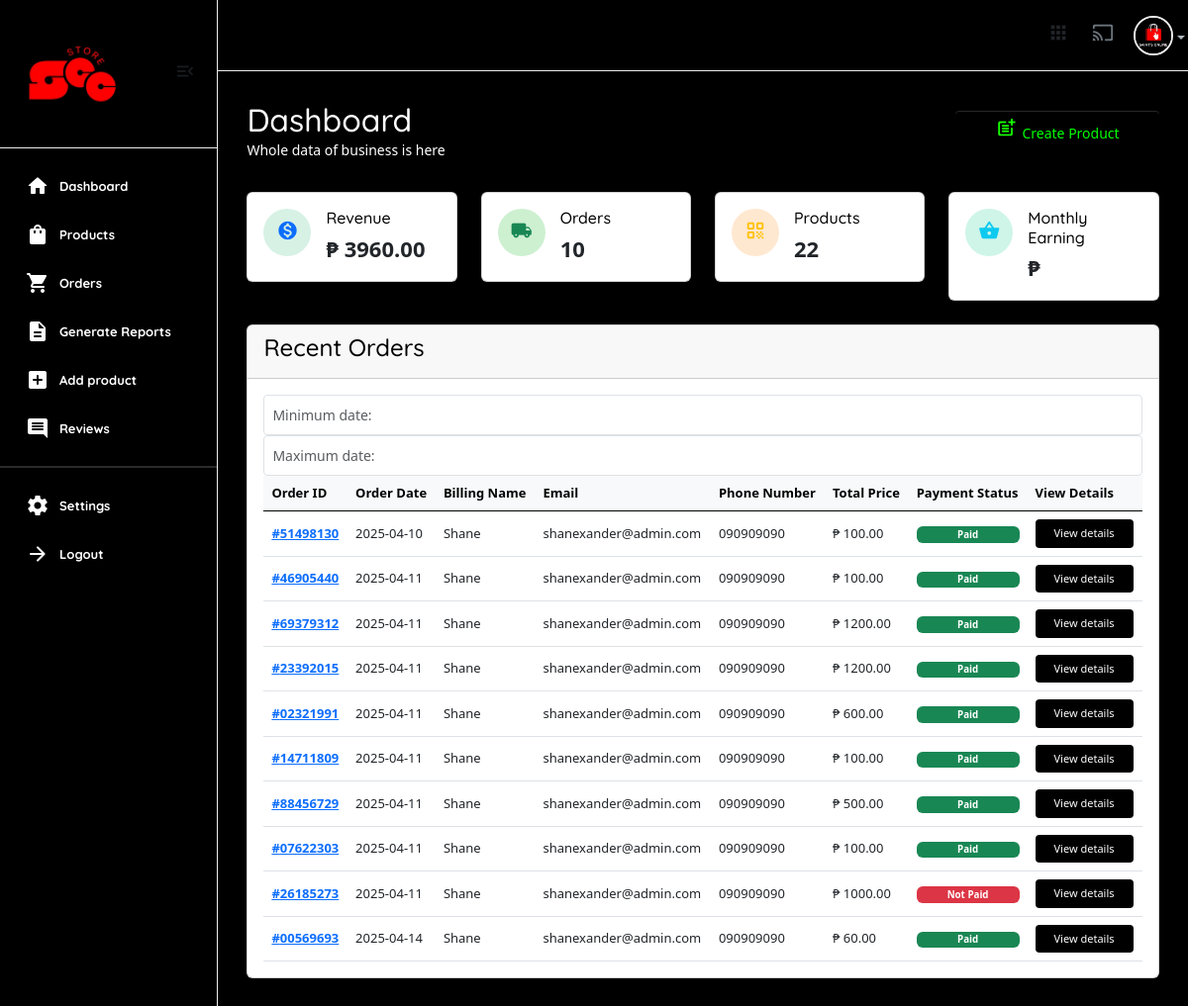
Page /useradmin/ (signed in) on the earlier database version.
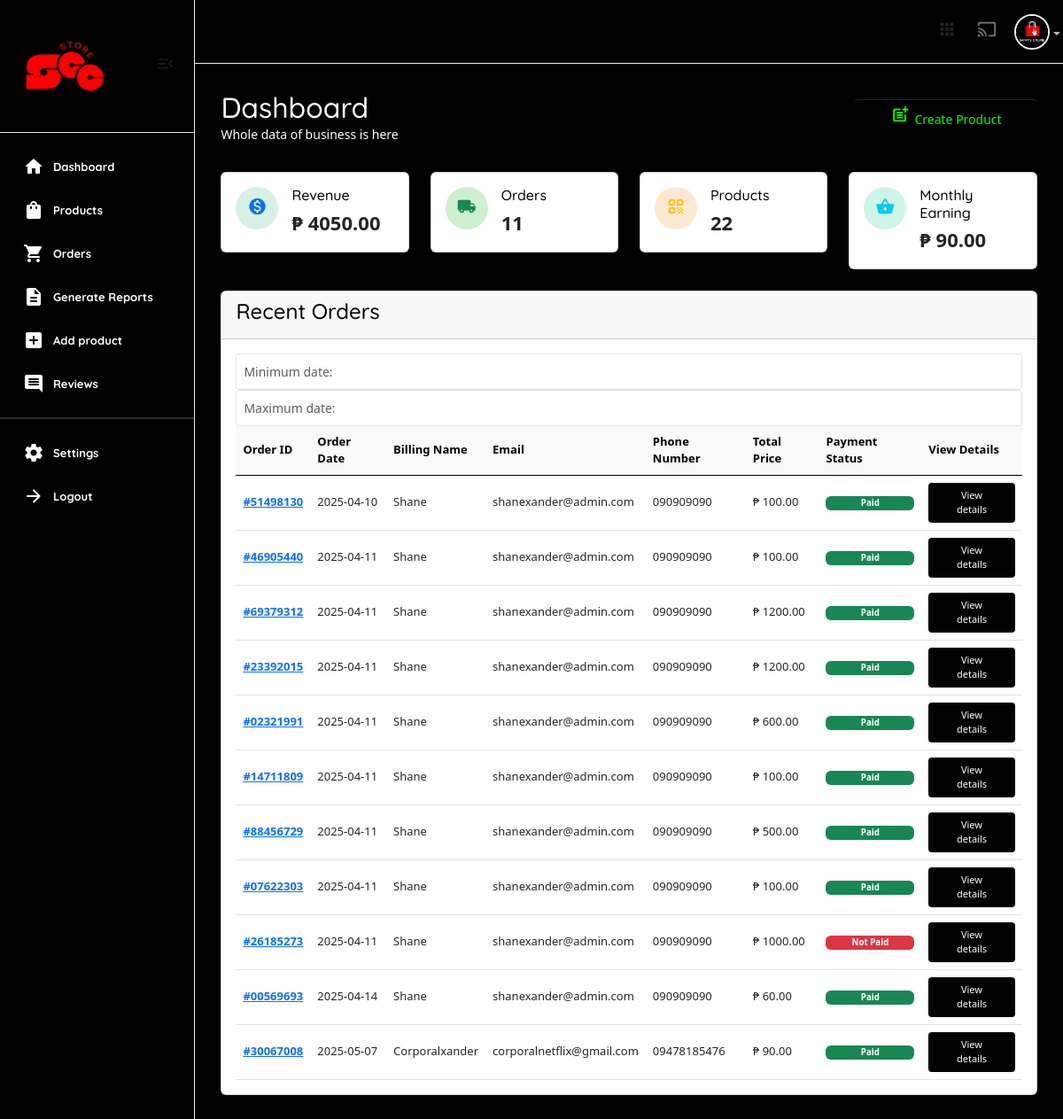
Same page on the later database version.
### userauths/models.py (models this page shows, shortened)
class User(AbstractUser):
    email = models.EmailField(unique=True)
    username = models.CharField(max_length=100)
    bio = models.CharField(max_length=100)
    password = models.CharField(max_length=255)
    avatar = models.ImageField(upload_to='image/')
    USERNAME_FIELD = "email"
    REQUIRED_FIELDS = ['username']

class Profile(models.Model):
    user = models.OneToOneField(User, on_delete=models.CASCADE)
    image = models.ImageField(upload_to="image")
    full_name = models.CharField(max_length=200, null=True, blank=True)
    bio = models.CharField(max_length=200, null=True, blank=True)
    phone = models.CharField(max_length=200) # +234 (456) - 789
    address = models.CharField(max_length=200, null=True, blank=True)
    country = models.CharField(max_length=200, null=True, blank=True)
    relative_students = models.ManyToManyField(User, blank=True, related_name='parents', symmetrical=False)
    verified = models.BooleanField(default=False)

### core/models.py (models this page shows)
class CartOrder(models.Model):
    user = models.ForeignKey(User, on_delete=models.CASCADE,)
    full_name = models.CharField(max_length=100, null=True, blank=True)
    email = models.CharField(max_length=100, null=True, blank=True)
    phone = models.CharField(max_length=100, null=True, blank=True)
    address = models.CharField(max_length=100, null=True, blank=True)
    city = models.CharField(max_length=100, null=True, blank=True)
    state = models.CharField(max_length=100, null=True, blank=True)
    country = models.CharField(max_length=100, null=True, blank=True)
    price = models.DecimalField(max_digits=12, decimal_places=2, default="1.99")
    vat = models. DecimalField(max_digits=12, decimal_places=2, default="0.00")
    saved = models.DecimalField(max_digits=12, decimal_places=2, default="0.00")
    coupons = models.ManyToManyField("core.Coupon", blank=True)
    paid_status = models.BooleanField(default=False)
    order_date = models.DateTimeField(auto_now_add=False, null=True, default=timezone.now)
    product_status = models.CharField(choices=STATUS_CHOICES, max_length=30, default="processing")
    sku = ShortUUIDField(null=True, blank=True, length=5, prefix="SKU", max_length=20, alphabet="abcd1234")
    oid = ShortUUIDField(null=True, blank=True, length=8, max_length=20, alphabet="1234567890")
    date = models.DateTimeField(default=timezone.now, null=True, blank=True)
    stripe_payment_intent = models.CharField(max_length=1000, null=True, blank=True)
    class Meta:
        verbose_name_plural = "Cart Order"

### useradmin/views.py (the view)
# urls.py: path("", views.dashboard, name="dashboard"),
@user_passes_test(is_admin)
def dashboard(request):
    user = User.objects.get(id=request.user.id)
    revenue = 0  # Placeholder for total revenue. Replace with actual query when ready.
    revenue = CartOrder.objects.filter(paid_status=True).aggregate(price=Sum("price"))
    this_month = dt.datetime.now().month
    monthly_revenue = CartOrder.objects.filter(paid_status=True, order_date__month=this_month).aggregate(price=Sum("price"))
    total_orders_count = CartOrder.objects.all()
    all_products = Product.objects.all()
    all_categories = Category.objects.all()
    new_customers = User.objects.all().order_by("-id")[:6]
    latest_orders = CartOrder.objects.all()
    context = {
        "user": user,
        "monthly_revenue": monthly_revenue,
        "revenue": revenue,
        "all_products": all_products,
        "all_categories": all_categories,
        "new_customers": new_customers,
        "latest_orders": latest_orders,
        "total_orders_count": total_orders_count,
    }
    return render(request, "useradmin/dashboard.html", context)

### core/context_processor.py (called while the page is built)
def default(request):
    categories = Category.objects.all()
    vendors = Vendor.objects.all()
    min_max_price = Product.objects.aggregate(Min("price"), Max("price"))
    try:
        address = Address.objects.get(user=request.user)
    except:
        address = None
    return {
        'categories': categories,
        'address':address,
        'vendors': vendors,
        'min_max_price':min_max_price
    }

### useradmin/views.py (called while the page is built)
def is_admin(user):
    return user.groups.filter(name='Staff').exists()

### templates/useradmin/dashboard.html (shortened to what this page needs)
{% extends 'useradmin/base.html' %}
{% load static %}
{% load humanize %}
{% block content %}
<section class="content-main">
    <div class="content-header">
        <div>
            <h2 class="content-title card-title text-white" style="color:rgb(255, 255, 255);">Dashboard</h2>
            <p>Whole data of business is here</p>
        </div>
        <div>
            <a href="/useradmin/add-products/" class="btn btn-primary"><i class="text-muted material-icons md-post_add"></i>Create Product</a>
        </div>
    </div>
    <div class="row">
        <div class="col-lg-3">
            <div class="card card-body mb-4">
                <article class="icontext">
                    <span class="icon icon-sm rounded-circle bg-primary-light"><i class="text-primary material-icons md-monetization_on"></i></span>
                    <div class="text">
                        <h6 class="mb-1 card-title">Revenue</h6>
                            <span>₱ {{ revenue.price|floatformat:2 }}</span>
                    </div>
                </article>
            </div>
        </div>
        <div class="col-lg-3">
            <div class="card card-body mb-4">
                <article class="icontext">
                    <span class="icon icon-sm rounded-circle bg-success-light"><i class="text-success material-icons md-local_shipping"></i></span>
                    <div class="text">
                        <h6 class="mb-1 card-title">Orders</h6>
                        <span>{{total_orders_count.count}}</span>
                    </div>
                </article>
            </div>
        </div>
        <div class="col-lg-3">
            <div class="card card-body mb-4">
                <article class="icontext">
                    <span class="icon icon-sm rounded-circle bg-warning-light"><i class="text-warning material-icons md-qr_code"></i></span>
                    <div class="text">
                        <h6 class="mb-1 card-title">Products</h6>
                        <span>{{all_products.count}}</span>
                    </div>
                </article>
            </div>
        </div>
        <div class="col-lg-3">
            <div class="card card-body mb-4">
                <article class="icontext">
                    <span class="icon icon-sm rounded-circle bg-info-light"><i class="text-info material-icons md-shopping_basket"></i></span>
                    <div class="text">
                        <h6 class="mb-1 card-title">Monthly Earning</h6>
                        <span>₱ {{ monthly_revenue.price|floatformat:2 }}</span>
                    </div>
                </article>
            </div>
        </div>
    </div>
    <div class="card mb-4">
        <header class="card-header">
            <h4 class="card-title">Recent Orders</h4>
        </header>
        <div class="card-body">
            <div class="table-responsive">
                <tr class="mx-2 p-2">
                    <td ><input class="form-control form-control-sm" type="text" id="min" name="min" placeholder="Minimum date:"></td>
                </tr>
                <tr class="mx-2 p-2">
                    <td ><input class="form-control form-control-sm" type="text" id="max" name="max" placeholder="Maximum date:"></td>
                </tr>
                <div class="table-responsive">
                    <table id="recentOrders" class="table align-middle table-nowrap mb-0">
                        <thead class="table-light">
                            <tr>
                                <th class="align-middle" scope="col">Order ID</th>
                                <th class="align-middle" scope="col">Order Date</th>
                                <th class="align-middle" scope="col">Billing Name</th>
                                <th class="align-middle" scope="col">Email</th>
                                <th class="align-middle" scope="col">Phone Number</th>
                                <th class="align-middle" scope="col">Total Price</th>
                                <th class="align-middle" scope="col">Payment Status</th>
                                <th class="align-middle" scope="col">View Details</th>
                            </tr>
                        </thead>
                        <tbody>
                            {% for l in latest_orders %}
                            <tr>
                                <td><a href="#" class="fw-bold">#{{l.oid}}</a></td>
                                <td>{{l.order_date|date:"Y-m-d"}}</td>
                                <td>{{l.full_name}}</td>
                                <td>{{l.email}}</td>
                                <td>{{l.phone}}</td>
                                <td>₱ {{l.price}}</td>
                                <td>
                                    {% if l.paid_status == True %}
                                    <span class="badge bg-success w-100 h-100">Paid</span>
                                    {% else %}
                                    <span class="badge bg-danger w-100 h-100">Not Paid</span>
                                    {% endif %}
                                </td>
                                <td>
                                    <a href="{% url 'useradmin:order_detail' l.id %}" class="btn btn-xs"> View details</a>
                                </td>
                            </tr>
                            {% endfor %}
                        </tbody>
                    </table>
                </div>
            </div>
        </div>
    </div>
</section>
{% endblock content %}

### templates/useradmin/base.html (shortened to what this page needs)
{% load static %}
<!DOCTYPE html>
<html lang="en">
    <head>
        <link href="{% static 'assets2/css/main.css' %}" rel="stylesheet" type="text/css" />
        <link rel="stylesheet" href="https://cdnjs.cloudflare.com/ajax/libs/font-awesome/6.0.0/css/all.min.css" />
        <link href="https://cdn.jsdelivr.net/npm/select2@4.0.13/dist/css/select2.min.css" rel="stylesheet" />
        <link href="https://cdn.datatables.net/v/bs5/moment-2.29.4/jszip-3.10.1/dt-2.2.2/af-2.7.0/b-3.2.2/b-html5-3.2.2/b-print-3.2.2/cr-2.0.4/date-1.5.5/fc-5.0.4/fh-4.0.1/kt-2.12.1/r-3.0.4/rg-1.5.1/rr-1.5.0/sc-2.4.3/sb-1.8.2/sp-2.3.3/sl-3.0.0/datatables.min.css" rel="stylesheet">
        <link href="https://cdn.jsdelivr.net/npm/bootstrap@5.0.2/dist/css/bootstrap.min.css" rel="stylesheet">
        <link rel="stylesheet" href="{% static 'css/dataTables.bootstrap4.min.css' %}">
        <link rel="stylesheet" href="https://cdn.datatables.net/buttons/2.4.2/css/buttons.bootstrap4.min.css">
        <link href="https://cdn.jsdelivr.net/npm/bootstrap@5.3.0/dist/css/bootstrap.min.css" rel="stylesheet">
        <link href="https://cdn.jsdelivr.net/npm/bootstrap-icons@1.10.5/font/bootstrap-icons.css" rel="stylesheet">
    </head>
    <body>
        <aside class="navbar-aside" id="offcanvas_aside">
            <div class="aside-top">
                <a href="{% url 'useradmin:dashboard' %}" class="brand-wrap">
                    <img src="{% static 'assets/imgs/theme/owshit.png' %}" class="logo" alt="E-commerce Dashboard" />
                </a>
                <div>
                    <button class="btn btn-icon btn-aside-minimize"><i class="text-muted material-icons md-menu_open"> </i></button>
                </div>
            </div>
            <nav>
                <ul class="menu-aside">
                    <li class="menu-item active">
                        <a class="menu-link" href="{% url 'useradmin:dashboard' %}">
                            <i class="icon material-icons md-home"></i>
                            <span class="text">Dashboard</span>
                        </a>
                    </li>
                    <li class="menu-item">
                        <a class="menu-link" href="{% url 'useradmin:dashboard-products' %}">
                            <i class="icon material-icons md-shopping_bag"></i>
                            <span class="text">Products</span>
                        </a>
                    </li>
                    <li class="menu-item">
                        <a class="menu-link" href="{% url 'useradmin:orders' %}">
                            <i class="icon material-icons md-shopping_cart"></i>
                            <span class="text">Orders</span>
                        </a>
                    </li>
                    <li class="menu-item ">
                        <a class="menu-link" href="{% url 'useradmin:generate-reports' %}">
                            <i class="icon material-icons md-description"></i>
                            <span class="text">Generate Reports</span>
                        </a>
                    </li>
                    <li class="menu-item ">
                        <a class="menu-link" href="{% url 'useradmin:dashboard-add-products' %}">
                            <i class="icon material-icons md-add_box"></i>
                            <span class="text">Add product</span>
                        </a>
                    </li>
                    <li class="menu-item">
                        <a class="menu-link" href="{% url 'useradmin:reviews'%}">
                            <i class="icon material-icons md-comment"></i>
                            <span class="text">Reviews</span>
                        </a>
                    </li>
                </ul>
                <hr />
                <ul class="menu-aside">
                    <li class="menu-item">
                        <a class="menu-link" href="{% url 'useradmin:settings' %}">
                            <i class="icon material-icons md-settings"></i>
                            <span class="text">Settings</span>
                        </a>
                    </li>
                    <li class="menu-item">
                        <a class="menu-link" href="{% url 'userauths:sign-out' %}">
                            <i class="icon material-icons md-arrow_forward"></i>
                            <span class="text">Logout</span>
                        </a>
                    </li>
                </ul>
                <br />
                <br />
            </nav>
        </aside>
        <main class="main-wrap">
             <header class="main-header navbar">
                <div class="col-nav">
                    <button class="btn btn-icon btn-mobile me-auto" data-trigger="#offcanvas_aside"><i class="material-icons md-apps"></i></button>
                    <ul class="nav">
                        <li class="nav-item">
                            <a href="#" class="requestfullscreen nav-link btn-icon"><i class="material-icons md-cast"></i></a>
                        </li>
                        <li class="dropdown nav-item">
                            <a class="dropdown-toggle" data-bs-toggle="dropdown" href="#" id="dropdownAccount" aria-expanded="false">
                                {% if request.user.profile.image %}
                                <img class="img-xs rounded-circle" src="{{request.user.profile.image.url}}" alt="User" />
                                {% else %}
                                <img class="img-xs rounded-circle" src="https://www.shutterstock.com/image-vector/vector-flat-illustration-grayscale-avatar-600nw-2281862025.jpg" alt="User" />
                                {% endif %}
                            </a>
                        </li>
                    </ul>
                </div>
            </header>
            {% block content %}
            {% endblock content %}
        </main>
    </body>
</html>

Differences in the rows shown:
added CartOrder: oid "30067008", order_date "2025-05-07", full_name "Corporalxander", email "corporalnetflix@gmail.com", phone "09478185476", price "90.00", paid_status "Paid"
Other differences:
{{ revenue.price|floatformat:2 }}: "3960.00" → "4050.00"
{{ total_orders_count.count }}: "10" → "11"
{{ monthly_revenue.price|floatformat:2 }}: (not shown) → "90.00"
